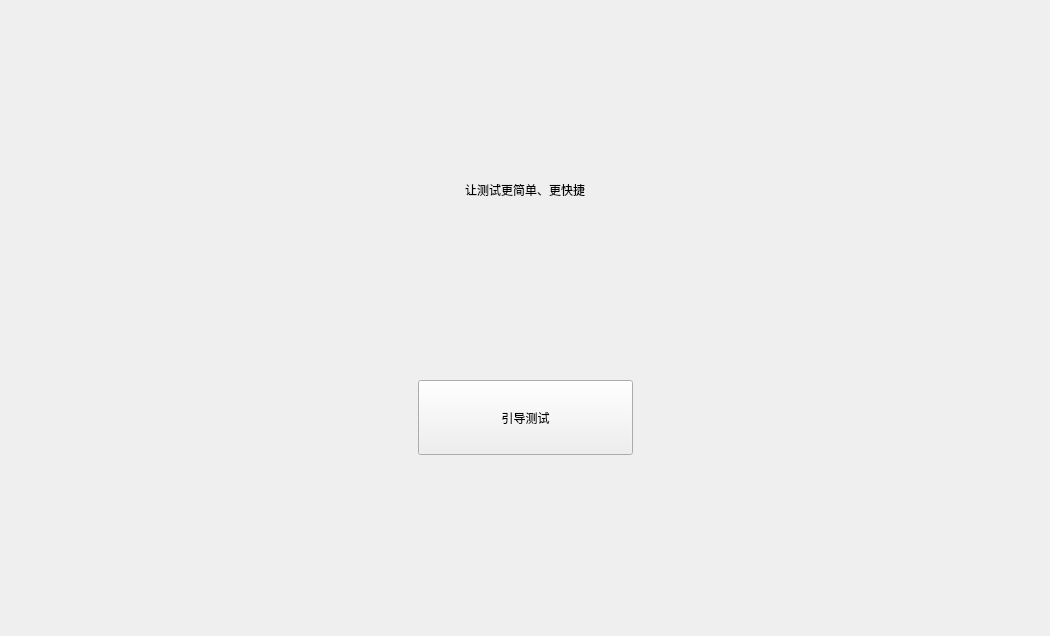
<?xml version="1.0" encoding="UTF-8"?>
<ui version="4.0">
 <class>PageHome</class>
 <widget class="QWidget" name="PageHome">
  <property name="geometry">
   <rect>
    <x>0</x>
    <y>0</y>
    <width>1050</width>
    <height>636</height>
   </rect>
  </property>
  <property name="windowTitle">
   <string>Form</string>
  </property>
  <layout class="QGridLayout" name="gridLayout">
   <property name="leftMargin">
    <number>0</number>
   </property>
   <property name="topMargin">
    <number>0</number>
   </property>
   <property name="rightMargin">
    <number>0</number>
   </property>
   <property name="bottomMargin">
    <number>0</number>
   </property>
   <property name="spacing">
    <number>0</number>
   </property>
   <item row="0" column="0">
    <widget class="QWidget" name="widget" native="true">
     <layout class="QVBoxLayout" name="verticalLayout">
      <property name="spacing">
       <number>0</number>
      </property>
      <property name="leftMargin">
       <number>0</number>
      </property>
      <property name="topMargin">
       <number>0</number>
      </property>
      <property name="rightMargin">
       <number>0</number>
      </property>
      <property name="bottomMargin">
       <number>0</number>
      </property>
      <item>
       <spacer name="verticalSpacer_3">
        <property name="orientation">
         <enum>Qt::Vertical</enum>
        </property>
        <property name="sizeHint" stdset="0">
         <size>
          <width>20</width>
          <height>40</height>
         </size>
        </property>
       </spacer>
      </item>
      <item>
       <widget class="QLabel" name="LBHomeText">
        <property name="text">
         <string>让测试更简单、更快捷</string>
        </property>
        <property name="alignment">
         <set>Qt::AlignCenter</set>
        </property>
        <property name="XUIFont" stdset="0">
         <string>ExtraLarge</string>
        </property>
       </widget>
      </item>
      <item>
       <spacer name="verticalSpacer">
        <property name="orientation">
         <enum>Qt::Vertical</enum>
        </property>
        <property name="sizeHint" stdset="0">
         <size>
          <width>20</width>
          <height>40</height>
         </size>
        </property>
       </spacer>
      </item>
      <item>
       <layout class="QHBoxLayout" name="horizontalLayout_2">
        <item>
         <spacer name="horizontalSpacer_4">
          <property name="orientation">
           <enum>Qt::Horizontal</enum>
          </property>
          <property name="sizeHint" stdset="0">
           <size>
            <width>40</width>
            <height>20</height>
           </size>
          </property>
         </spacer>
        </item>
        <item>
         <widget class="QPushButton" name="BtnStarted">
          <property name="minimumSize">
           <size>
            <width>215</width>
            <height>75</height>
           </size>
          </property>
          <property name="maximumSize">
           <size>
            <width>215</width>
            <height>75</height>
           </size>
          </property>
          <property name="text">
           <string>引导测试</string>
          </property>
          <property name="XUIFont" stdset="0">
           <string>Large</string>
          </property>
          <property name="XUIRound" stdset="0">
           <string>LargeRound</string>
          </property>
          <property name="XUIStyleClass" stdset="0">
           <string>BtnStart</string>
          </property>
         </widget>
        </item>
        <item>
         <spacer name="horizontalSpacer_3">
          <property name="orientation">
           <enum>Qt::Horizontal</enum>
          </property>
          <property name="sizeHint" stdset="0">
           <size>
            <width>40</width>
            <height>20</height>
           </size>
          </property>
         </spacer>
        </item>
       </layout>
      </item>
      <item>
       <spacer name="verticalSpacer_2">
        <property name="orientation">
         <enum>Qt::Vertical</enum>
        </property>
        <property name="sizeHint" stdset="0">
         <size>
          <width>20</width>
          <height>40</height>
         </size>
        </property>
       </spacer>
      </item>
     </layout>
    </widget>
   </item>
  </layout>
 </widget>
 <resources/>
 <connections/>
</ui>
